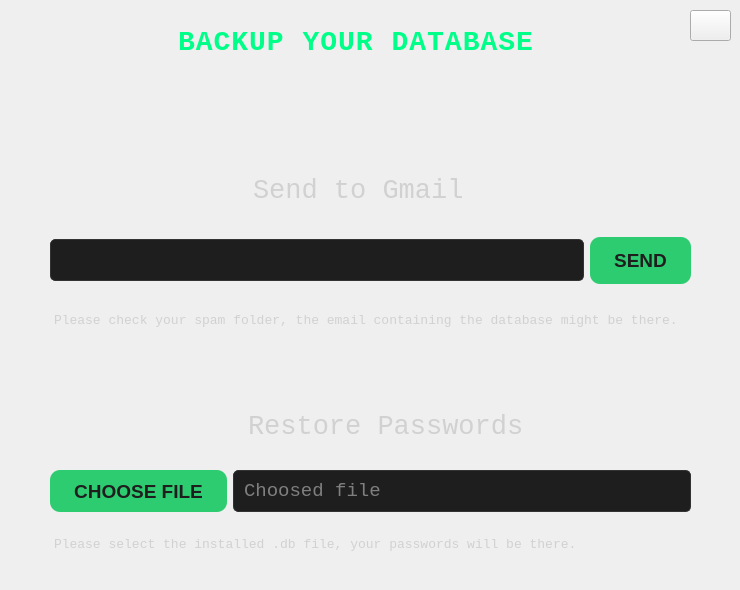
      <widget class="QWidget" name="backupPage">
       <widget class="QWidget" name="verticalLayoutWidget_4">
        <property name="geometry">
         <rect>
          <x>170</x>
          <y>10</y>
          <width>461</width>
          <height>80</height>
         </rect>
        </property>
        <layout class="QVBoxLayout" name="backupLabelLayout">
         <item>
          <widget class="QLabel" name="backupMainLabel">
           <property name="font">
            <font>
             <family>Monospace</family>
             <pointsize>-1</pointsize>
             <fontweight>DemiBold</fontweight>
            </font>
           </property>
           <property name="styleSheet">
            <string notr="true">QLabel {
    font-size: 28px;
    font-weight: 600;
    color: #00ff88;       
    letter-spacing: 1px;   
    padding: 10px 0;
    margin-bottom: 15px;
    border-bottom: 1px solid #1a3a2a; 
}
</string>
           </property>
           <property name="text">
            <string>BACKUP YOUR DATABASE</string>
           </property>
          </widget>
         </item>
        </layout>
       </widget>
       <widget class="QWidget" name="verticalLayoutWidget_7">
        <property name="geometry">
         <rect>
          <x>50</x>
          <y>160</y>
          <width>641</width>
          <height>201</height>
         </rect>
        </property>
        <layout class="QVBoxLayout" name="sendGmailLayout">
         <item>
          <layout class="QVBoxLayout" name="sendLabelLayout">
           <property name="leftMargin">
            <number>195</number>
           </property>
           <item>
            <widget class="QLabel" name="sendGmailLabel">
             <property name="font">
              <font>
               <family>Monospace</family>
               <pointsize>20</pointsize>
              </font>
             </property>
             <property name="styleSheet">
              <string notr="true">QLabel {
    color: #d1d1d1; 
    margin-bottom: 10px; 
}</string>
             </property>
             <property name="text">
              <string>Send to Gmail</string>
             </property>
            </widget>
           </item>
          </layout>
         </item>
         <item>
          <layout class="QHBoxLayout" name="sendLineButtonLayout">
           <item>
            <widget class="QLineEdit" name="gmailLine">
             <property name="font">
              <font>
               <family>Monospace</family>
               <pointsize>14</pointsize>
              </font>
             </property>
             <property name="styleSheet">
              <string notr="true">QLineEdit {
    background-color: #1E1E1E;
    border: 1px solid #333;
    padding: 8px;
    border-radius: 5px;
    color: #E0E0E0;
}
</string>
             </property>
            </widget>
           </item>
           <item>
            <widget class="QPushButton" name="gmailSendButton">
             <property name="font">
              <font>
               <family>Cantarell</family>
               <pointsize>14</pointsize>
               <bold>true</bold>
              </font>
             </property>
             <property name="cursor">
              <cursorShape>PointingHandCursor</cursorShape>
             </property>
             <property name="styleSheet">
              <string notr="true">QPushButton {
    background-color: #2ECC71;
    color: #1e1e1e; 
    font-weight: bold;
    border: none;
    padding: 12px 24px;
    border-radius: 10px;
    min-width: 10px;
    min-height: 5px; 
    box-shadow: 0 4px 8px rgba(0, 0, 0, 0.1);
    transition: background-color 0.3s, box-shadow 0.3s;
}

QPushButton:hover {
    background-color: #5bbd88;
    box-shadow: 0 6px 12px rgba(0, 0, 0, 0.2);
}

QPushButton:pressed {
    background-color: #4aa97a;
    box-shadow: none;
}

</string>
             </property>
             <property name="text">
              <string>SEND</string>
             </property>
            </widget>
           </item>
          </layout>
         </item>
         <item>
          <widget class="QLabel" name="checkSpamLabel">
           <property name="font">
            <font>
             <family>Monospace</family>
             <pointsize>10</pointsize>
            </font>
           </property>
           <property name="styleSheet">
            <string notr="true">QLabel {
    color: #d1d1d1; 
    margin-bottom: 10px; 
}</string>
           </property>
           <property name="text">
            <string>Please check your spam folder, the email containing the database might be there.</string>
           </property>
          </widget>
         </item>
        </layout>
       </widget>
       <widget class="QWidget" name="verticalLayoutWidget_8">
        <property name="geometry">
         <rect>
          <x>50</x>
          <y>400</y>
          <width>641</width>
          <height>181</height>
         </rect>
        </property>
        <layout class="QVBoxLayout" name="restorePasswordLayout">
         <item>
          <layout class="QHBoxLayout" name="restorePassLabelLayout">
           <property name="leftMargin">
            <number>190</number>
           </property>
           <item>
            <widget class="QLabel" name="restorePassLabel">
             <property name="font">
              <font>
               <family>Monospace</family>
               <pointsize>20</pointsize>
              </font>
             </property>
             <property name="styleSheet">
              <string notr="true">QLabel {
    color: #d1d1d1; 
    margin-bottom: 10px; 
}</string>
             </property>
             <property name="text">
              <string>Restore Passwords</string>
             </property>
            </widget>
           </item>
          </layout>
         </item>
         <item>
          <layout class="QHBoxLayout" name="choosePassLayout">
           <item>
            <widget class="QPushButton" name="chooseFileButton">
             <property name="font">
              <font>
               <family>Cantarell</family>
               <pointsize>14</pointsize>
               <bold>true</bold>
              </font>
             </property>
             <property name="cursor">
              <cursorShape>PointingHandCursor</cursorShape>
             </property>
             <property name="styleSheet">
              <string notr="true">QPushButton {
    background-color: #2ECC71;
    color: #1e1e1e; 
    font-weight: bold;
    border: none;
    padding: 12px 24px;
    border-radius: 10px;
    min-width: 10px;
    min-height: 5px; 
    box-shadow: 0 4px 8px rgba(0, 0, 0, 0.1);
    transition: background-color 0.3s, box-shadow 0.3s;
}

QPushButton:hover {
    background-color: #5bbd88;
    box-shadow: 0 6px 12px rgba(0, 0, 0, 0.2);
}

QPushButton:pressed {
    background-color: #4aa97a;
    box-shadow: none;
}

</string>
             </property>
             <property name="text">
              <string>CHOOSE FILE</string>
             </property>
            </widget>
           </item>
           <item>
            <widget class="QLineEdit" name="gmailLine_2">
             <property name="font">
              <font>
               <family>Monospace</family>
               <pointsize>14</pointsize>
              </font>
             </property>
             <property name="styleSheet">
              <string notr="true">QLineEdit {
    background-color: #1E1E1E;
    border: 1px solid #333;
    padding: 8px;
    border-radius: 5px;
    color: #E0E0E0;
}
</string>
             </property>
             <property name="readOnly">
              <bool>true</bool>
             </property>
             <property name="placeholderText">
              <string>Choosed file</string>
             </property>
            </widget>
           </item>
          </layout>
         </item>
         <item>
          <widget class="QLabel" name="checkSpamLabel_2">
           <property name="font">
            <font>
             <family>Monospace</family>
             <pointsize>10</pointsize>
            </font>
           </property>
           <property name="styleSheet">
            <string notr="true">QLabel {
    color: #d1d1d1; 
    margin-bottom: 10px; 
}</string>
           </property>
           <property name="text">
            <string>Please select the installed .db file, your passwords will be there.</string>
           </property>
          </widget>
         </item>
        </layout>
       </widget>
       <widget class="QPushButton" name="backupInfoButton">
        <property name="geometry">
         <rect>
          <x>690</x>
          <y>10</y>
          <width>41</width>
          <height>31</height>
         </rect>
        </property>
        <property name="cursor">
         <cursorShape>PointingHandCursor</cursorShape>
        </property>
        <property name="styleSheet">
         <string notr="true">QLineEdit {
    background-color: #424242; 
    border: 1px solid #3c3c3c; 
    color: #d1d1d1;
    font-size: 16px;
    padding: 12px;
    border-radius: 10px;
	selection-background-color: transparent;
    transition: border-color 0.3s;
}

QLineEdit:focus {
    border-color: #6fcf97; 
    box-shadow: 0 0 5px rgba(111, 207, 151, 0.5);
}</string>
        </property>
        <property name="text">
         <string/>
        </property>
       </widget>
      </widget>
